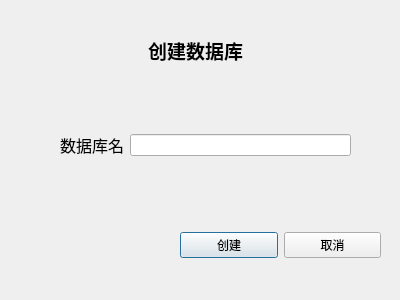
<?xml version="1.0" encoding="UTF-8"?>
<ui version="4.0">
 <class>createDatabaseWindow</class>
 <widget class="QDialog" name="createDatabaseWindow">
  <property name="geometry">
   <rect>
    <x>0</x>
    <y>0</y>
    <width>400</width>
    <height>300</height>
   </rect>
  </property>
  <property name="windowTitle">
   <string>Dialog</string>
  </property>
  <widget class="QLabel" name="label">
   <property name="geometry">
    <rect>
     <x>140</x>
     <y>30</y>
     <width>111</width>
     <height>41</height>
    </rect>
   </property>
   <property name="text">
    <string>&lt;html&gt;&lt;head/&gt;&lt;body&gt;&lt;p align=&quot;center&quot;&gt;&lt;span style=&quot; font-size:14pt; font-weight:600;&quot;&gt;创建数据库&lt;/span&gt;&lt;/p&gt;&lt;/body&gt;&lt;/html&gt;</string>
   </property>
  </widget>
  <widget class="QWidget" name="">
   <property name="geometry">
    <rect>
     <x>180</x>
     <y>220</y>
     <width>201</width>
     <height>51</height>
    </rect>
   </property>
   <layout class="QHBoxLayout" name="horizontalLayout">
    <item>
     <widget class="QPushButton" name="pushButtonCreateDB">
      <property name="text">
       <string>创建</string>
      </property>
     </widget>
    </item>
    <item>
     <widget class="QPushButton" name="pushButtonCancel">
      <property name="text">
       <string>取消</string>
      </property>
     </widget>
    </item>
   </layout>
  </widget>
  <widget class="QWidget" name="">
   <property name="geometry">
    <rect>
     <x>60</x>
     <y>120</y>
     <width>291</width>
     <height>51</height>
    </rect>
   </property>
   <layout class="QHBoxLayout" name="horizontalLayout_2">
    <item>
     <widget class="QLabel" name="label_2">
      <property name="text">
       <string>&lt;html&gt;&lt;head/&gt;&lt;body&gt;&lt;p align=&quot;center&quot;&gt;&lt;span style=&quot; font-size:12pt;&quot;&gt;数据库名&lt;/span&gt;&lt;/p&gt;&lt;/body&gt;&lt;/html&gt;</string>
      </property>
     </widget>
    </item>
    <item>
     <widget class="QLineEdit" name="lineEditDBName"/>
    </item>
   </layout>
  </widget>
 </widget>
 <resources/>
 <connections/>
</ui>
